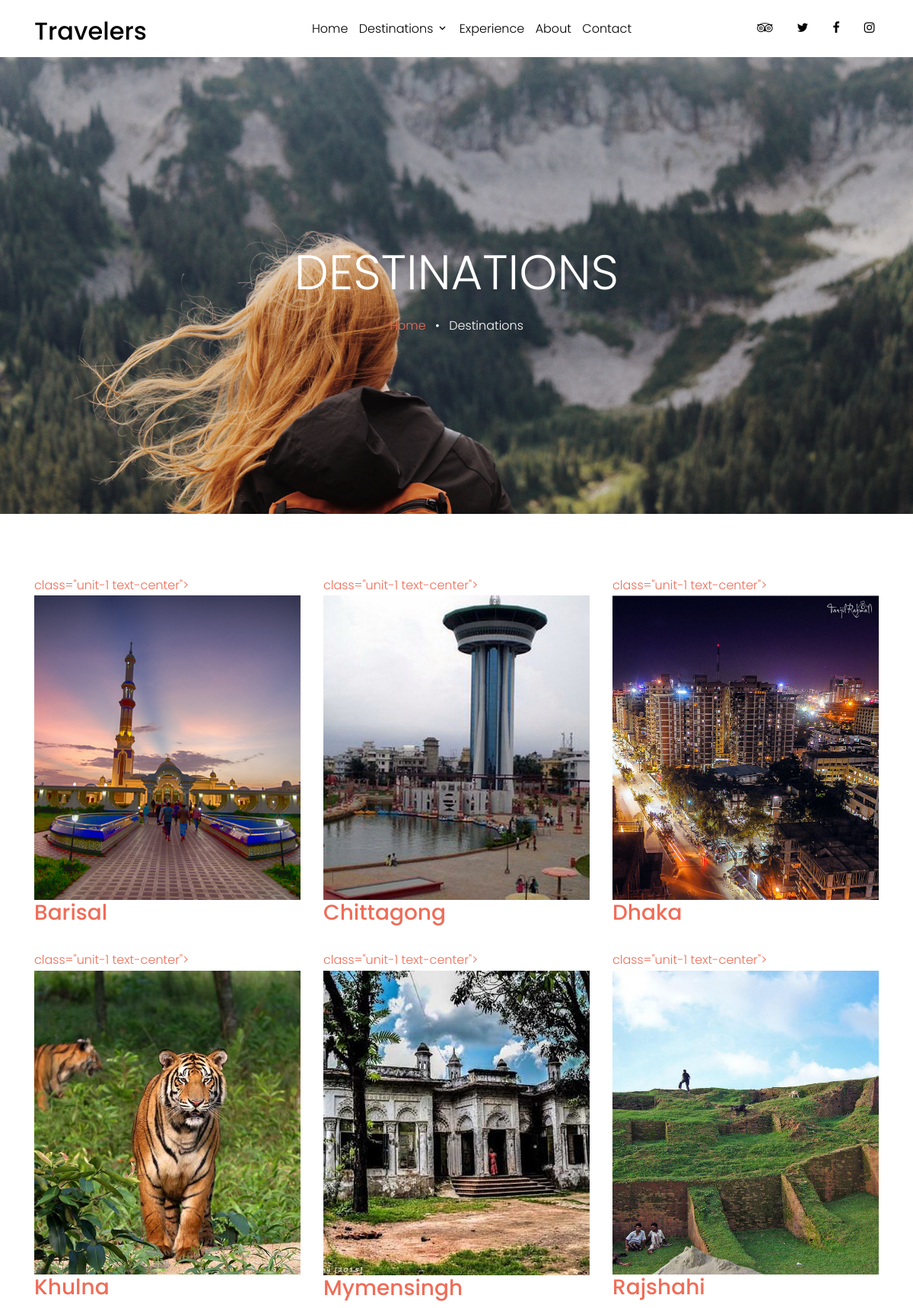
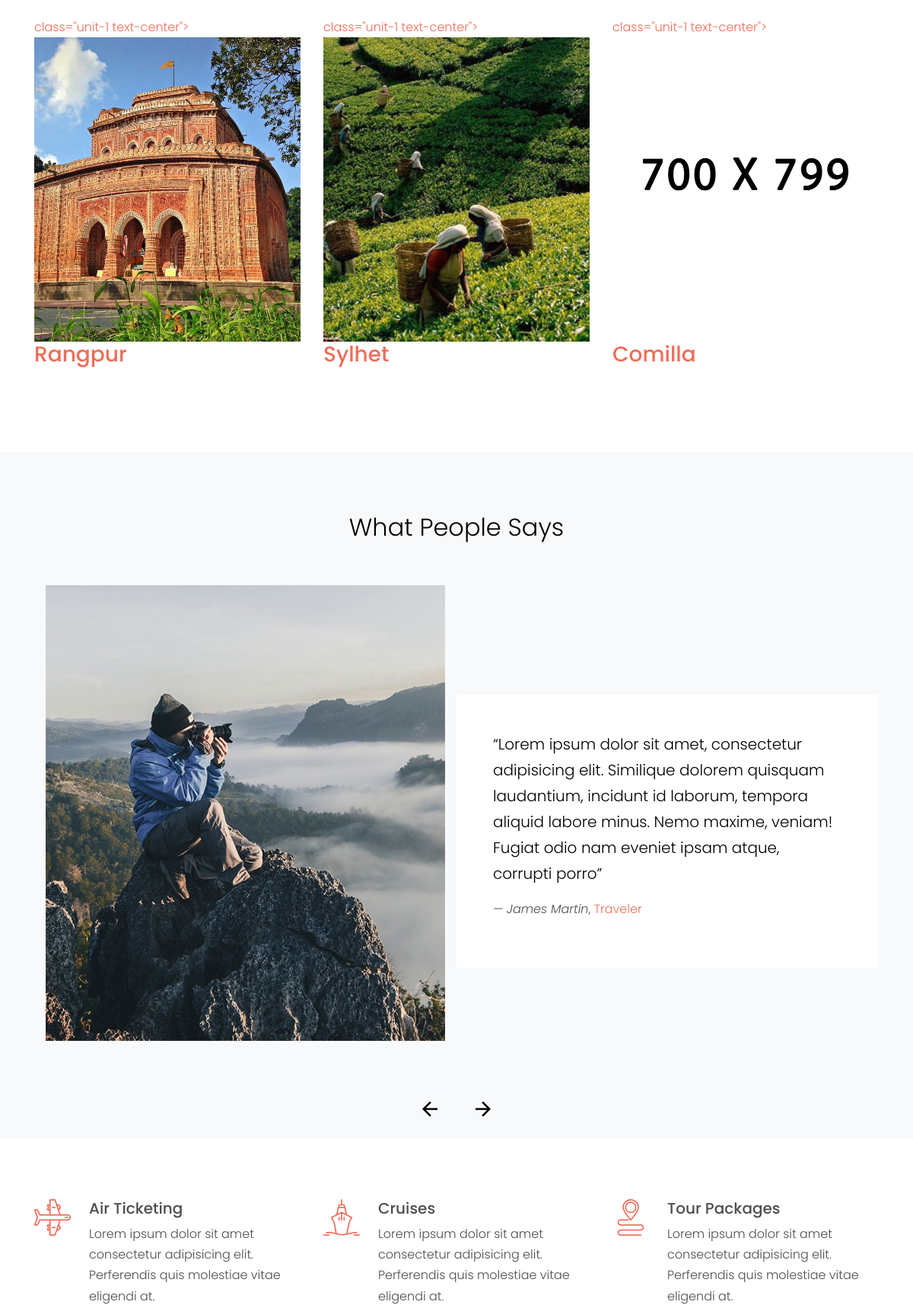
Page /destination.php (upper part) on the committed database (2 pictures, top to bottom).
### tables this page shows
CREATE TABLE `destination` (
  `ID` int(11) NOT NULL,
  `Name` varchar(50) NOT NULL,
  `Country` varchar(50) NOT NULL,
  `State` varchar(50) DEFAULT NULL,
  `Description` text NOT NULL,
  `Image` varchar(100) NOT NULL
);

### destination.php (the view, shortened to what this page needs)
<?php include "zzz-dbConnect.php"; ?>
<!DOCTYPE html>
<html lang="en">
  <head>
    <link rel="stylesheet" href="fonts/icomoon/style.css">
    <link rel="stylesheet" href="css/bootstrap.min.css">
    <link rel="stylesheet" href="css/magnific-popup.css">
    <link rel="stylesheet" href="css/jquery-ui.css">
    <link rel="stylesheet" href="css/owl.carousel.min.css">
    <link rel="stylesheet" href="css/owl.theme.default.min.css">
    <link rel="stylesheet" href="css/bootstrap-datepicker.css">
    <link rel="stylesheet" href="fonts/flaticon/font/flaticon.css">
    <link rel="stylesheet" href="https://cdn.jsdelivr.net/npm/mediaelement@4.2.7/build/mediaelementplayer.min.css">
    <link rel="stylesheet" href="css/aos.css">
    <link rel="stylesheet" href="css/style.css">
  </head>
  <body>
  <div class="site-wrap">
    <?php include'zzz-header.php';?>
    <div class="site-blocks-cover inner-page-cover" style="background-image: url(images/hero_bg_2.jpg);" data-aos="fade" data-stellar-background-ratio="0.5">
        <div class="container">
          <div class="row align-items-center justify-content-center text-center">
            <div class="col-md-8" data-aos="fade-up" data-aos-delay="400">
              <h1 class="text-white font-weight-light">Destinations</h1>
              <div><a href="index">Home</a> <span class="mx-2 text-white">&bullet;</span> <span class="text-white">Destinations</span></div>
            </div>
          </div>
        </div>
      </div>
    <div class="site-section">
      <div class="container">
        <div class="row">
          <?php
            $sql = "SELECT Name, Image FROM destination";
            $result = mysqli_query($link, $sql);
            while($row = mysqli_fetch_array($result)) {
          ?>
            <div class="col-md-6 col-lg-4 mb-4 mb-lg-4">
            <a href="destinationDetails?destID='.<?php echo $row['ID'];?>.'&destName='.<?php echo $row['Name'];?>.'"> class="unit-1 text-center">
                <img src="<?php echo $row['Image'];?>" alt="Image" class="img-fluid">
                <div class="unit-1-text">
                  <h3 class="unit-1-heading"><?php echo $row['Name']?></h3>
                </div>
              </a>
            </div>
          <?php
            }
          ?>
        </div>
      </div>
    </div>
    <div class="site-section block-13 bg-light">
    <div class="container">
        <div class="row justify-content-center mb-5">
          <div class="col-md-7">
            <h2 class="font-weight-light text-black text-center">What People Says</h2>
          </div>
        </div>
        <div class="nonloop-block-13 owl-carousel">
          <div class="item">
            <div class="container">
              <div class="row">
                <div class="col-lg-6 mb-5">
                  <img src="images/img_1.jpg" alt="Image" class="img-md-fluid">
                </div>
                <div class="overlap-left col-lg-6 bg-white p-md-5 align-self-center">
                  <p class="text-black lead">&ldquo;Lorem ipsum dolor sit amet, consectetur adipisicing elit. Similique dolorem quisquam laudantium, incidunt id laborum, tempora aliquid labore minus. Nemo maxime, veniam! Fugiat odio nam eveniet ipsam atque, corrupti porro&rdquo;</p>
                  <p class="">&mdash; <em>James Martin</em>, <a href="#">Traveler</a></p>
                </div>
              </div>
            </div>
          </div>
        </div>
      </div>
    </div>
    <div class="site-section">
      <div class="container">
        <div class="row align-items-stretch">
          <div class="col-md-6 col-lg-4 mb-4 mb-lg-0">
            <div class="unit-4 d-flex">
              <div class="unit-4-icon mr-4"><span class="text-primary flaticon-airplane"></span></div>
              <div>
                <h3>Air Ticketing</h3>
                <p>Lorem ipsum dolor sit amet consectetur adipisicing elit. Perferendis quis molestiae vitae eligendi at.</p>
              </div>
            </div>
          </div>
          <div class="col-md-6 col-lg-4 mb-4 mb-lg-0">
            <div class="unit-4 d-flex">
              <div class="unit-4-icon mr-4"><span class="text-primary flaticon-ship"></span></div>
              <div>
                <h3>Cruises</h3>
                <p>Lorem ipsum dolor sit amet consectetur adipisicing elit. Perferendis quis molestiae vitae eligendi at.</p>
              </div>
            </div>
          </div>
          <div class="col-md-6 col-lg-4 mb-4 mb-lg-0">
            <div class="unit-4 d-flex">
              <div class="unit-4-icon mr-4"><span class="text-primary flaticon-route"></span></div>
              <div>
                <h3>Tour Packages</h3>
                <p>Lorem ipsum dolor sit amet consectetur adipisicing elit. Perferendis quis molestiae vitae eligendi at.</p>
              </div>
            </div>
          </div>
        </div>
      </div>
    </div>
  </div>
  </body>
</html>

### zzz-header.php (shortened to what this page needs)
<header class="site-navbar py-1" role="banner">
    <div class="container">
        <div class="row align-items-center">
            <div class="col-6 col-xl-2">
                <h1 class="mb-0"><a href="index" class="text-black h2 mb-0">Travelers</a></h1>
            </div>
            <div class="col-10 col-md-8 d-none d-xl-block">
                <nav class="site-navigation position-relative text-right text-lg-center" role="navigation">
                    <ul class="site-menu js-clone-nav mx-auto d-none d-lg-block">
                        <li>
                            <a href="index">Home</a>
                        </li>
                        <li class="has-children">
                            <a href="destination">Destinations</a>
                        </li>
                        <li><a href="experience">Experience</a></li>
                        <li><a href="about">About</a></li>
                        <li><a href="contact">Contact</a></li>
                    </ul>
                </nav>
            </div>
            <div class="col-6 col-xl-2 text-right">
            <div class="d-none d-xl-inline-block">
                <ul class="site-menu js-clone-nav ml-auto list-unstyled d-flex text-right mb-0" data-class="social">
                <li>
                    <a href="#" class="pl-0 pr-3 text-black"><span class="icon-tripadvisor"></span></a>
                </li>
                <li>
                    <a href="#" class="pl-3 pr-3 text-black"><span class="icon-twitter"></span></a>
                </li>
                <li>
                    <a href="#" class="pl-3 pr-3 text-black"><span class="icon-facebook"></span></a>
                </li>
                <li>
                    <a href="#" class="pl-3 pr-3 text-black"><span class="icon-instagram"></span></a>
                </li>
                </ul>
            </div>
            </div>
        </div>
    </div>
</header>

### css/style.css (style rules this page uses)
body { line-height: 1.7; color: #4d4d4d; font-weight: 300; font-size: 1rem; }
a { -webkit-transition: .3s all ease; -o-transition: .3s all ease; transition: .3s all ease; }
h1, h2, h3, h4, h5, .h1, .h2, .h3, .h4, .h5 { font-family: "Poppins", -apple-system, BlinkMacSystemFont, "Segoe UI", Roboto, "Helvetica Neue", Arial, sans-serif, "Apple Color Emoji", "Segoe UI Emoji", "Segoe UI Symbol", "Noto Color Emoji"; }
.text-black { color: #000 !important; }
.site-wrap:before { -webkit-transition: .3s all ease-in-out; -o-transition: .3s all ease-in-out; transition: .3s all ease-in-out; background: rgba(0, 0, 0, 0.6); content: ""; position: absolute; z-index: 2000; top: 0; left: 0; right: 0; bottom: 0; opacity: 0; visibility: hidden; }
.site-section { padding: 2.5em 0; }
@media (min-width: 768px) { .site-section { padding: 5em 0; } }
.site-navbar { margin-bottom: 0px; z-index: 1999; position: relative; }
.site-navbar .site-navigation .site-menu { margin-bottom: 0; }
.site-navbar .site-navigation .site-menu a { text-decoration: none !important; display: inline-block; }
.site-navbar .site-navigation .site-menu>li { display: inline-block; padding: 10px 5px; }
.site-navbar .site-navigation .site-menu>li>a { padding: 10px 0px; color: #000; text-decoration: none !important; }
.site-navbar .site-navigation .site-menu .has-children { position: relative; }
.site-navbar .site-navigation .site-menu .has-children>a { position: relative; padding-right: 20px; }
.site-navbar .site-navigation .site-menu .has-children>a:before { position: absolute; content: "\e313"; font-size: 16px; top: 50%; right: 0; -webkit-transform: translateY(-50%); -ms-transform: translateY(-50%); transform: translateY(-50%); font-family: 'icomoon'; }
.site-mobile-menu .site-nav-wrap { padding: 0; margin: 0; list-style: none; position: relative; }
.site-mobile-menu .site-nav-wrap a { padding: 10px 20px; display: block; position: relative; color: #212529; }
.site-mobile-menu .site-nav-wrap li { position: relative; display: block; }
.site-mobile-menu .site-nav-wrap>li { display: block; position: relative; float: left; width: 100%; }
.site-mobile-menu .site-nav-wrap>li>a { padding-left: 20px; font-size: 20px; }
.site-mobile-menu .site-nav-wrap[data-class="social"] { float: left; width: 100%; margin-top: 30px; padding-bottom: 5em; }
.site-mobile-menu .site-nav-wrap[data-class="social"]>li { width: auto; }
.site-mobile-menu .site-nav-wrap[data-class="social"]>li:first-child a { padding-left: 15px !important; }
.site-blocks-cover { background-size: cover; background-repeat: no-repeat; background-position: top; background-position: center center; }
.site-blocks-cover, .site-blocks-cover .row { min-height: 600px; height: calc(100vh - 73px); }
.site-blocks-cover.inner-page-cover, .site-blocks-cover.inner-page-cover .row { min-height: 600px; height: calc(30vh); }
.site-blocks-cover h1 { text-transform: uppercase; font-size: 4rem; font-weight: 900; color: #fff; line-height: 1.5; }
.bg-light { background: #ccc; }
.block-13, .slide-one-item { position: relative; z-index: 1; }
.unit-4 .unit-4-icon span { line-height: 0; font-size: 3rem; }
.unit-4 h3 { font-size: 20px; }

### rows in the picture
destination: shows a picture, Name "Barisal"
destination: shows a picture, Name "Chittagong"
destination: shows a picture, Name "Dhaka"
destination: shows a picture, Name "Khulna"
destination: shows a picture, Name "Mymensingh"
destination: shows a picture, Name "Rajshahi"
destination: shows a picture, Name "Rangpur"
destination: shows a picture, Name "Sylhet"
destination: shows a picture, Name "Comilla"
